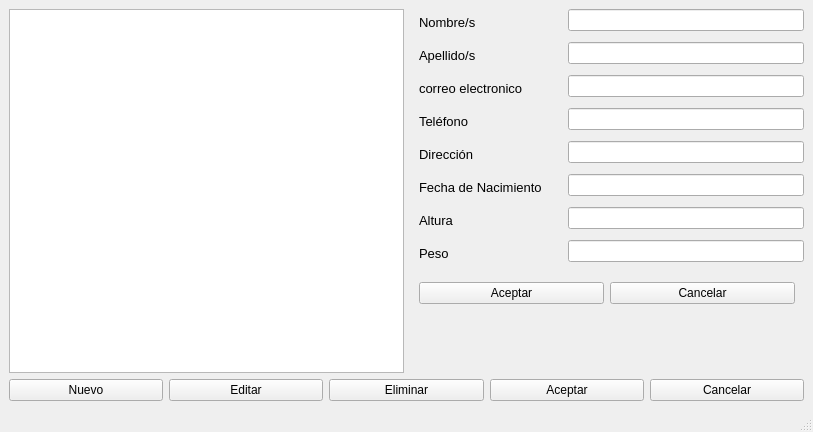
<?xml version="1.0" encoding="UTF-8"?>
<ui version="4.0">
 <class>MainWindow</class>
 <widget class="QMainWindow" name="MainWindow">
  <property name="geometry">
   <rect>
    <x>0</x>
    <y>0</y>
    <width>813</width>
    <height>432</height>
   </rect>
  </property>
  <property name="windowTitle">
   <string>MainWindow</string>
  </property>
  <widget class="QWidget" name="centralwidget">
   <property name="styleSheet">
    <string notr="true">QLabel {
	MARGIN-LEFT:10PX;
	margin-right:10px;
padding:6px
    }
</string>
   </property>
   <layout class="QVBoxLayout" name="verticalLayout">
    <item>
     <layout class="QHBoxLayout" name="horizontalLayout">
      <item>
       <widget class="QListWidget" name="lista">
        <property name="styleSheet">
         <string notr="true"/>
        </property>
       </widget>
      </item>
      <item>
       <layout class="QFormLayout" name="formLayout">
        <item row="1" column="0">
         <widget class="QLabel" name="label">
          <property name="font">
           <font>
            <pointsize>10</pointsize>
            <weight>50</weight>
            <bold>false</bold>
           </font>
          </property>
          <property name="text">
           <string>Nombre/s</string>
          </property>
         </widget>
        </item>
        <item row="2" column="0">
         <widget class="QLabel" name="label_2">
          <property name="font">
           <font>
            <pointsize>10</pointsize>
            <weight>50</weight>
            <bold>false</bold>
           </font>
          </property>
          <property name="text">
           <string>Apellido/s</string>
          </property>
         </widget>
        </item>
        <item row="3" column="0">
         <widget class="QLabel" name="label_3">
          <property name="font">
           <font>
            <pointsize>10</pointsize>
            <weight>50</weight>
            <bold>false</bold>
           </font>
          </property>
          <property name="text">
           <string>correo electronico</string>
          </property>
         </widget>
        </item>
        <item row="1" column="1">
         <widget class="QLineEdit" name="nombre"/>
        </item>
        <item row="2" column="1">
         <widget class="QLineEdit" name="apellido"/>
        </item>
        <item row="3" column="1">
         <widget class="QLineEdit" name="email"/>
        </item>
        <item row="4" column="0">
         <widget class="QLabel" name="label_4">
          <property name="font">
           <font>
            <pointsize>10</pointsize>
            <weight>50</weight>
            <bold>false</bold>
           </font>
          </property>
          <property name="text">
           <string>Teléfono</string>
          </property>
         </widget>
        </item>
        <item row="5" column="0">
         <widget class="QLabel" name="label_5">
          <property name="font">
           <font>
            <pointsize>10</pointsize>
            <weight>50</weight>
            <bold>false</bold>
           </font>
          </property>
          <property name="text">
           <string>Dirección</string>
          </property>
         </widget>
        </item>
        <item row="6" column="0">
         <widget class="QLabel" name="label_6">
          <property name="font">
           <font>
            <pointsize>10</pointsize>
            <weight>50</weight>
            <bold>false</bold>
           </font>
          </property>
          <property name="text">
           <string>Fecha de Nacimiento</string>
          </property>
         </widget>
        </item>
        <item row="7" column="0">
         <widget class="QLabel" name="label_7">
          <property name="font">
           <font>
            <pointsize>10</pointsize>
            <weight>50</weight>
            <bold>false</bold>
           </font>
          </property>
          <property name="text">
           <string>Altura</string>
          </property>
         </widget>
        </item>
        <item row="8" column="0">
         <widget class="QLabel" name="label_8">
          <property name="font">
           <font>
            <pointsize>10</pointsize>
            <weight>50</weight>
            <bold>false</bold>
           </font>
          </property>
          <property name="text">
           <string>Peso</string>
          </property>
         </widget>
        </item>
        <item row="4" column="1">
         <widget class="QLineEdit" name="telefono"/>
        </item>
        <item row="5" column="1">
         <widget class="QLineEdit" name="direccion"/>
        </item>
        <item row="7" column="1">
         <widget class="QLineEdit" name="altura"/>
        </item>
        <item row="6" column="1">
         <widget class="QLineEdit" name="fecha"/>
        </item>
        <item row="8" column="1">
         <widget class="QLineEdit" name="peso"/>
        </item>
        <item row="9" column="0" colspan="2">
         <widget class="QWidget" name="edit_buttons" native="true">
          <property name="styleSheet">
           <string notr="true"/>
          </property>
          <layout class="QHBoxLayout" name="horizontalLayout_3">
           <item>
            <widget class="QPushButton" name="edit1">
             <property name="text">
              <string>Aceptar</string>
             </property>
            </widget>
           </item>
           <item>
            <widget class="QPushButton" name="edit2">
             <property name="text">
              <string>Cancelar</string>
             </property>
            </widget>
           </item>
          </layout>
         </widget>
        </item>
       </layout>
      </item>
     </layout>
    </item>
    <item>
     <layout class="QHBoxLayout" name="horizontalLayout_2">
      <item>
       <widget class="QPushButton" name="nuevo">
        <property name="text">
         <string>Nuevo</string>
        </property>
       </widget>
      </item>
      <item>
       <widget class="QPushButton" name="editar">
        <property name="text">
         <string>Editar</string>
        </property>
       </widget>
      </item>
      <item>
       <widget class="QPushButton" name="eliminar">
        <property name="text">
         <string>Eliminar</string>
        </property>
       </widget>
      </item>
      <item>
       <widget class="QPushButton" name="aceptar">
        <property name="text">
         <string>Aceptar</string>
        </property>
       </widget>
      </item>
      <item>
       <widget class="QPushButton" name="cancelar">
        <property name="text">
         <string>Cancelar</string>
        </property>
       </widget>
      </item>
     </layout>
    </item>
   </layout>
  </widget>
  <widget class="QStatusBar" name="statusbar"/>
 </widget>
 <resources/>
 <connections/>
</ui>
